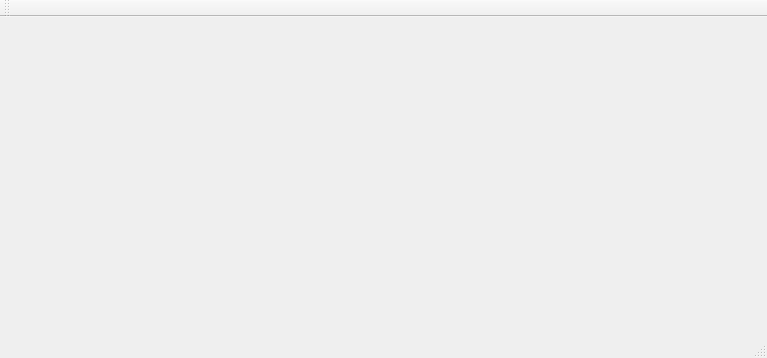
<?xml version="1.0" encoding="UTF-8"?>
<ui version="4.0">
 <class>MainWindow</class>
 <widget class="QMainWindow" name="MainWindow">
  <property name="geometry">
   <rect>
    <x>0</x>
    <y>0</y>
    <width>767</width>
    <height>358</height>
   </rect>
  </property>
  <property name="windowTitle">
   <string>MainWindow</string>
  </property>
  <widget class="QWidget" name="centralWidget"/>
  <widget class="QMenuBar" name="menuBar">
   <property name="geometry">
    <rect>
     <x>0</x>
     <y>0</y>
     <width>767</width>
     <height>23</height>
    </rect>
   </property>
  </widget>
  <widget class="QToolBar" name="mainToolBar">
   <attribute name="toolBarArea">
    <enum>TopToolBarArea</enum>
   </attribute>
   <attribute name="toolBarBreak">
    <bool>false</bool>
   </attribute>
  </widget>
  <widget class="QStatusBar" name="statusBar"/>
 </widget>
 <layoutdefault spacing="6" margin="11"/>
 <resources/>
 <connections/>
</ui>
